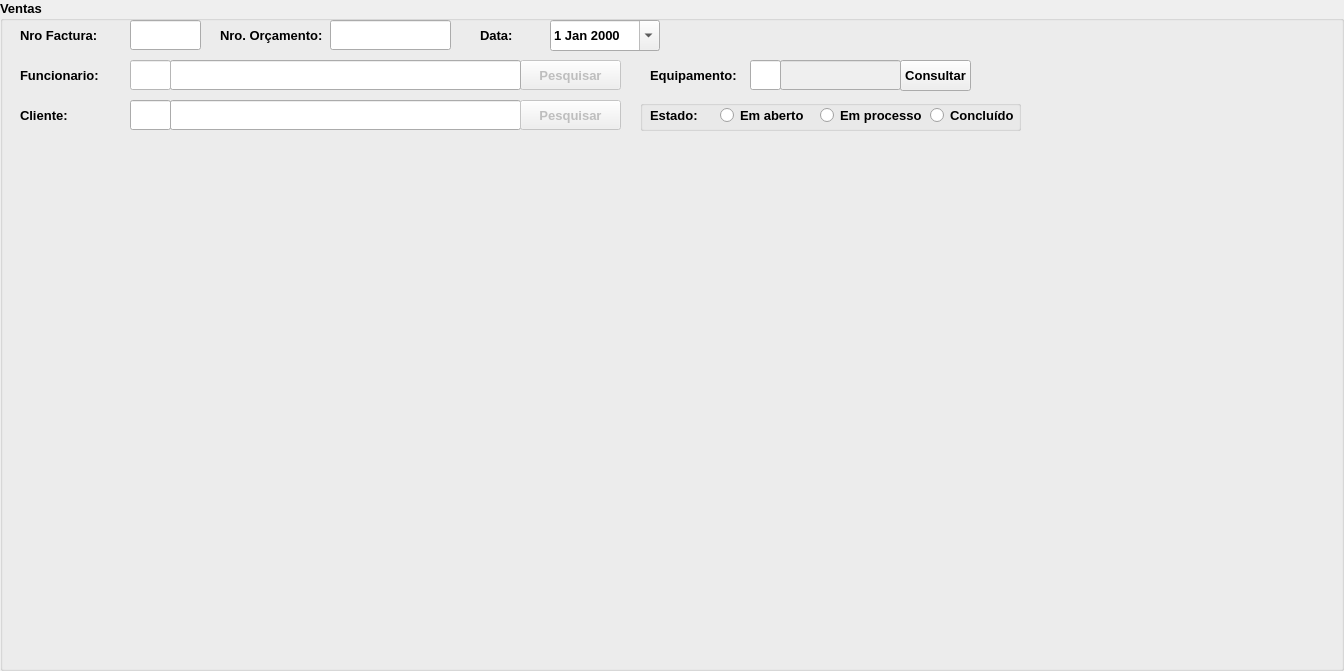
  <widget class="QGroupBox" name="groupBox">
   <property name="geometry">
    <rect>
     <x>10</x>
     <y>10</y>
     <width>1344</width>
     <height>671</height>
    </rect>
   </property>
   <property name="font">
    <font>
     <pointsize>10</pointsize>
     <weight>75</weight>
     <bold>true</bold>
    </font>
   </property>
   <property name="title">
    <string>Ventas</string>
   </property>
   <property name="flat">
    <bool>false</bool>
   </property>
   <widget class="QLineEdit" name="txtcod">
    <property name="enabled">
     <bool>false</bool>
    </property>
    <property name="geometry">
     <rect>
      <x>130</x>
      <y>20</y>
      <width>71</width>
      <height>30</height>
     </rect>
    </property>
    <property name="palette">
     <palette>
      <active>
       <colorrole role="WindowText">
        <brush brushstyle="SolidPattern">
         <color alpha="255">
          <red>0</red>
          <green>0</green>
          <blue>0</blue>
         </color>
        </brush>
       </colorrole>
       <colorrole role="Midlight">
        <brush brushstyle="SolidPattern">
         <color alpha="255">
          <red>227</red>
          <green>227</green>
          <blue>227</blue>
         </color>
        </brush>
       </colorrole>
       <colorrole role="Text">
        <brush brushstyle="SolidPattern">
         <color alpha="255">
          <red>0</red>
          <green>0</green>
          <blue>0</blue>
         </color>
        </brush>
       </colorrole>
       <colorrole role="ButtonText">
        <brush brushstyle="SolidPattern">
         <color alpha="255">
          <red>0</red>
          <green>0</green>
          <blue>0</blue>
         </color>
        </brush>
       </colorrole>
       <colorrole role="Base">
        <brush brushstyle="SolidPattern">
         <color alpha="255">
          <red>255</red>
          <green>255</green>
          <blue>255</blue>
         </color>
        </brush>
       </colorrole>
      </active>
      <inactive>
       <colorrole role="WindowText">
        <brush brushstyle="SolidPattern">
         <color alpha="255">
          <red>0</red>
          <green>0</green>
          <blue>0</blue>
         </color>
        </brush>
       </colorrole>
       <colorrole role="Midlight">
        <brush brushstyle="SolidPattern">
         <color alpha="255">
          <red>227</red>
          <green>227</green>
          <blue>227</blue>
         </color>
        </brush>
       </colorrole>
       <colorrole role="Text">
        <brush brushstyle="SolidPattern">
         <color alpha="255">
          <red>0</red>
          <green>0</green>
          <blue>0</blue>
         </color>
        </brush>
       </colorrole>
       <colorrole role="ButtonText">
        <brush brushstyle="SolidPattern">
         <color alpha="255">
          <red>0</red>
          <green>0</green>
          <blue>0</blue>
         </color>
        </brush>
       </colorrole>
       <colorrole role="Base">
        <brush brushstyle="SolidPattern">
         <color alpha="255">
          <red>255</red>
          <green>255</green>
          <blue>255</blue>
         </color>
        </brush>
       </colorrole>
      </inactive>
      <disabled>
       <colorrole role="WindowText">
        <brush brushstyle="SolidPattern">
         <color alpha="255">
          <red>0</red>
          <green>0</green>
          <blue>0</blue>
         </color>
        </brush>
       </colorrole>
       <colorrole role="Midlight">
        <brush brushstyle="SolidPattern">
         <color alpha="255">
          <red>229</red>
          <green>229</green>
          <blue>229</blue>
         </color>
        </brush>
       </colorrole>
       <colorrole role="Text">
        <brush brushstyle="SolidPattern">
         <color alpha="255">
          <red>0</red>
          <green>0</green>
          <blue>0</blue>
         </color>
        </brush>
       </colorrole>
       <colorrole role="ButtonText">
        <brush brushstyle="SolidPattern">
         <color alpha="255">
          <red>0</red>
          <green>0</green>
          <blue>0</blue>
         </color>
        </brush>
       </colorrole>
       <colorrole role="Base">
        <brush brushstyle="SolidPattern">
         <color alpha="255">
          <red>255</red>
          <green>255</green>
          <blue>255</blue>
         </color>
        </brush>
       </colorrole>
      </disabled>
     </palette>
    </property>
    <property name="styleSheet">
     <string notr="true"/>
    </property>
   </widget>
   <widget class="QLabel" name="label">
    <property name="geometry">
     <rect>
      <x>20</x>
      <y>20</y>
      <width>121</width>
      <height>31</height>
     </rect>
    </property>
    <property name="text">
     <string>Nro Factura:</string>
    </property>
   </widget>
   <widget class="QLabel" name="label_4">
    <property name="geometry">
     <rect>
      <x>20</x>
      <y>100</y>
      <width>71</width>
      <height>31</height>
     </rect>
    </property>
    <property name="text">
     <string>Cliente:</string>
    </property>
   </widget>
   <widget class="QLineEdit" name="txtcodcliente">
    <property name="geometry">
     <rect>
      <x>130</x>
      <y>100</y>
      <width>41</width>
      <height>30</height>
     </rect>
    </property>
   </widget>
   <widget class="QLineEdit" name="txtnomcliente">
    <property name="enabled">
     <bool>false</bool>
    </property>
    <property name="geometry">
     <rect>
      <x>170</x>
      <y>100</y>
      <width>351</width>
      <height>30</height>
     </rect>
    </property>
    <property name="palette">
     <palette>
      <active>
       <colorrole role="WindowText">
        <brush brushstyle="SolidPattern">
         <color alpha="255">
          <red>0</red>
          <green>0</green>
          <blue>0</blue>
         </color>
        </brush>
       </colorrole>
       <colorrole role="Midlight">
        <brush brushstyle="SolidPattern">
         <color alpha="255">
          <red>227</red>
          <green>227</green>
          <blue>227</blue>
         </color>
        </brush>
       </colorrole>
       <colorrole role="Text">
        <brush brushstyle="SolidPattern">
         <color alpha="255">
          <red>0</red>
          <green>0</green>
          <blue>0</blue>
         </color>
        </brush>
       </colorrole>
       <colorrole role="ButtonText">
        <brush brushstyle="SolidPattern">
         <color alpha="255">
          <red>0</red>
          <green>0</green>
          <blue>0</blue>
         </color>
        </brush>
       </colorrole>
       <colorrole role="Base">
        <brush brushstyle="SolidPattern">
         <color alpha="255">
          <red>255</red>
          <green>255</green>
          <blue>255</blue>
         </color>
        </brush>
       </colorrole>
      </active>
      <inactive>
       <colorrole role="WindowText">
        <brush brushstyle="SolidPattern">
         <color alpha="255">
          <red>0</red>
          <green>0</green>
          <blue>0</blue>
         </color>
        </brush>
       </colorrole>
       <colorrole role="Midlight">
        <brush brushstyle="SolidPattern">
         <color alpha="255">
          <red>227</red>
          <green>227</green>
          <blue>227</blue>
         </color>
        </brush>
       </colorrole>
       <colorrole role="Text">
        <brush brushstyle="SolidPattern">
         <color alpha="255">
          <red>0</red>
          <green>0</green>
          <blue>0</blue>
         </color>
        </brush>
       </colorrole>
       <colorrole role="ButtonText">
        <brush brushstyle="SolidPattern">
         <color alpha="255">
          <red>0</red>
          <green>0</green>
          <blue>0</blue>
         </color>
        </brush>
       </colorrole>
       <colorrole role="Base">
        <brush brushstyle="SolidPattern">
         <color alpha="255">
          <red>255</red>
          <green>255</green>
          <blue>255</blue>
         </color>
        </brush>
       </colorrole>
      </inactive>
      <disabled>
       <colorrole role="WindowText">
        <brush brushstyle="SolidPattern">
         <color alpha="255">
          <red>0</red>
          <green>0</green>
          <blue>0</blue>
         </color>
        </brush>
       </colorrole>
       <colorrole role="Midlight">
        <brush brushstyle="SolidPattern">
         <color alpha="255">
          <red>229</red>
          <green>229</green>
          <blue>229</blue>
         </color>
        </brush>
       </colorrole>
       <colorrole role="Text">
        <brush brushstyle="SolidPattern">
         <color alpha="255">
          <red>0</red>
          <green>0</green>
          <blue>0</blue>
         </color>
        </brush>
       </colorrole>
       <colorrole role="ButtonText">
        <brush brushstyle="SolidPattern">
         <color alpha="255">
          <red>0</red>
          <green>0</green>
          <blue>0</blue>
         </color>
        </brush>
       </colorrole>
       <colorrole role="Base">
        <brush brushstyle="SolidPattern">
         <color alpha="255">
          <red>255</red>
          <green>255</green>
          <blue>255</blue>
         </color>
        </brush>
       </colorrole>
      </disabled>
     </palette>
    </property>
   </widget>
   <widget class="QPushButton" name="btncliente">
    <property name="enabled">
     <bool>false</bool>
    </property>
    <property name="geometry">
     <rect>
      <x>520</x>
      <y>100</y>
      <width>101</width>
      <height>30</height>
     </rect>
    </property>
    <property name="text">
     <string>Pesquisar</string>
    </property>
   </widget>
   <widget class="QLabel" name="label_5">
    <property name="geometry">
     <rect>
      <x>20</x>
      <y>60</y>
      <width>121</width>
      <height>31</height>
     </rect>
    </property>
    <property name="text">
     <string>Funcionario:</string>
    </property>
   </widget>
   <widget class="QPushButton" name="btnfuncio">
    <property name="enabled">
     <bool>false</bool>
    </property>
    <property name="geometry">
     <rect>
      <x>520</x>
      <y>60</y>
      <width>101</width>
      <height>30</height>
     </rect>
    </property>
    <property name="text">
     <string>Pesquisar</string>
    </property>
   </widget>
   <widget class="QLineEdit" name="txtnomfuncio">
    <property name="enabled">
     <bool>false</bool>
    </property>
    <property name="geometry">
     <rect>
      <x>170</x>
      <y>60</y>
      <width>351</width>
      <height>30</height>
     </rect>
    </property>
    <property name="palette">
     <palette>
      <active>
       <colorrole role="WindowText">
        <brush brushstyle="SolidPattern">
         <color alpha="255">
          <red>0</red>
          <green>0</green>
          <blue>0</blue>
         </color>
        </brush>
       </colorrole>
       <colorrole role="Midlight">
        <brush brushstyle="SolidPattern">
         <color alpha="255">
          <red>227</red>
          <green>227</green>
          <blue>227</blue>
         </color>
        </brush>
       </colorrole>
       <colorrole role="Text">
        <brush brushstyle="SolidPattern">
         <color alpha="255">
          <red>0</red>
          <green>0</green>
          <blue>0</blue>
         </color>
        </brush>
       </colorrole>
       <colorrole role="ButtonText">
        <brush brushstyle="SolidPattern">
         <color alpha="255">
          <red>0</red>
          <green>0</green>
          <blue>0</blue>
         </color>
        </brush>
       </colorrole>
       <colorrole role="Base">
        <brush brushstyle="SolidPattern">
         <color alpha="255">
          <red>255</red>
          <green>255</green>
          <blue>255</blue>
         </color>
        </brush>
       </colorrole>
      </active>
      <inactive>
       <colorrole role="WindowText">
        <brush brushstyle="SolidPattern">
         <color alpha="255">
          <red>0</red>
          <green>0</green>
          <blue>0</blue>
         </color>
        </brush>
       </colorrole>
       <colorrole role="Midlight">
        <brush brushstyle="SolidPattern">
         <color alpha="255">
          <red>227</red>
          <green>227</green>
          <blue>227</blue>
         </color>
        </brush>
       </colorrole>
       <colorrole role="Text">
        <brush brushstyle="SolidPattern">
         <color alpha="255">
          <red>0</red>
          <green>0</green>
          <blue>0</blue>
         </color>
        </brush>
       </colorrole>
       <colorrole role="ButtonText">
        <brush brushstyle="SolidPattern">
         <color alpha="255">
          <red>0</red>
          <green>0</green>
          <blue>0</blue>
         </color>
        </brush>
       </colorrole>
       <colorrole role="Base">
        <brush brushstyle="SolidPattern">
         <color alpha="255">
          <red>255</red>
          <green>255</green>
          <blue>255</blue>
         </color>
        </brush>
       </colorrole>
      </inactive>
      <disabled>
       <colorrole role="WindowText">
        <brush brushstyle="SolidPattern">
         <color alpha="255">
          <red>0</red>
          <green>0</green>
          <blue>0</blue>
         </color>
        </brush>
       </colorrole>
       <colorrole role="Midlight">
        <brush brushstyle="SolidPattern">
         <color alpha="255">
          <red>229</red>
          <green>229</green>
          <blue>229</blue>
         </color>
        </brush>
       </colorrole>
       <colorrole role="Text">
        <brush brushstyle="SolidPattern">
         <color alpha="255">
          <red>0</red>
          <green>0</green>
          <blue>0</blue>
         </color>
        </brush>
       </colorrole>
       <colorrole role="ButtonText">
        <brush brushstyle="SolidPattern">
         <color alpha="255">
          <red>0</red>
          <green>0</green>
          <blue>0</blue>
         </color>
        </brush>
       </colorrole>
       <colorrole role="Base">
        <brush brushstyle="SolidPattern">
         <color alpha="255">
          <red>255</red>
          <green>255</green>
          <blue>255</blue>
         </color>
        </brush>
       </colorrole>
      </disabled>
     </palette>
    </property>
   </widget>
   <widget class="QLineEdit" name="txtcodfuncio">
    <property name="enabled">
     <bool>false</bool>
    </property>
    <property name="geometry">
     <rect>
      <x>130</x>
      <y>60</y>
      <width>41</width>
      <height>30</height>
     </rect>
    </property>
    <property name="palette">
     <palette>
      <active>
       <colorrole role="WindowText">
        <brush brushstyle="SolidPattern">
         <color alpha="255">
          <red>0</red>
          <green>0</green>
          <blue>0</blue>
         </color>
        </brush>
       </colorrole>
       <colorrole role="Text">
        <brush brushstyle="SolidPattern">
         <color alpha="255">
          <red>0</red>
          <green>0</green>
          <blue>0</blue>
         </color>
        </brush>
       </colorrole>
       <colorrole role="BrightText">
        <brush brushstyle="SolidPattern">
         <color alpha="255">
          <red>255</red>
          <green>255</green>
          <blue>255</blue>
         </color>
        </brush>
       </colorrole>
       <colorrole role="ButtonText">
        <brush brushstyle="SolidPattern">
         <color alpha="255">
          <red>0</red>
          <green>0</green>
          <blue>0</blue>
         </color>
        </brush>
       </colorrole>
       <colorrole role="Base">
        <brush brushstyle="SolidPattern">
         <color alpha="255">
          <red>255</red>
          <green>255</green>
          <blue>255</blue>
         </color>
        </brush>
       </colorrole>
       <colorrole role="Window">
        <brush brushstyle="SolidPattern">
         <color alpha="255">
          <red>240</red>
          <green>240</green>
          <blue>240</blue>
         </color>
        </brush>
       </colorrole>
      </active>
      <inactive>
       <colorrole role="WindowText">
        <brush brushstyle="SolidPattern">
         <color alpha="255">
          <red>0</red>
          <green>0</green>
          <blue>0</blue>
         </color>
        </brush>
       </colorrole>
       <colorrole role="Text">
        <brush brushstyle="SolidPattern">
         <color alpha="255">
          <red>0</red>
          <green>0</green>
          <blue>0</blue>
         </color>
        </brush>
       </colorrole>
       <colorrole role="BrightText">
        <brush brushstyle="SolidPattern">
         <color alpha="255">
          <red>255</red>
          <green>255</green>
          <blue>255</blue>
         </color>
        </brush>
       </colorrole>
       <colorrole role="ButtonText">
        <brush brushstyle="SolidPattern">
         <color alpha="255">
          <red>0</red>
          <green>0</green>
          <blue>0</blue>
         </color>
        </brush>
       </colorrole>
       <colorrole role="Base">
        <brush brushstyle="SolidPattern">
         <color alpha="255">
          <red>255</red>
          <green>255</green>
          <blue>255</blue>
         </color>
        </brush>
       </colorrole>
       <colorrole role="Window">
        <brush brushstyle="SolidPattern">
         <color alpha="255">
          <red>240</red>
          <green>240</green>
          <blue>240</blue>
         </color>
        </brush>
       </colorrole>
      </inactive>
      <disabled>
       <colorrole role="WindowText">
        <brush brushstyle="SolidPattern">
         <color alpha="255">
          <red>0</red>
          <green>0</green>
          <blue>0</blue>
         </color>
        </brush>
       </colorrole>
       <colorrole role="Text">
        <brush brushstyle="SolidPattern">
         <color alpha="255">
          <red>0</red>
          <green>0</green>
          <blue>0</blue>
         </color>
        </brush>
       </colorrole>
       <colorrole role="BrightText">
        <brush brushstyle="SolidPattern">
         <color alpha="255">
          <red>0</red>
          <green>0</green>
          <blue>0</blue>
         </color>
        </brush>
       </colorrole>
       <colorrole role="ButtonText">
        <brush brushstyle="SolidPattern">
         <color alpha="255">
          <red>0</red>
          <green>0</green>
          <blue>0</blue>
         </color>
        </brush>
       </colorrole>
       <colorrole role="Base">
        <brush brushstyle="SolidPattern">
         <color alpha="255">
          <red>255</red>
          <green>255</green>
          <blue>255</blue>
         </color>
        </brush>
       </colorrole>
       <colorrole role="Window">
        <brush brushstyle="SolidPattern">
         <color alpha="255">
          <red>255</red>
          <green>255</green>
          <blue>255</blue>
         </color>
        </brush>
       </colorrole>
      </disabled>
     </palette>
    </property>
   </widget>
   <widget class="QLineEdit" name="txtnum">
    <property name="geometry">
     <rect>
      <x>330</x>
      <y>20</y>
      <width>121</width>
      <height>30</height>
     </rect>
    </property>
   </widget>
   <widget class="QLabel" name="label_6">
    <property name="geometry">
     <rect>
      <x>220</x>
      <y>20</y>
      <width>111</width>
      <height>31</height>
     </rect>
    </property>
    <property name="text">
     <string>Nro. Orçamento:</string>
    </property>
   </widget>
   <widget class="QLineEdit" name="txtnomequip">
    <property name="enabled">
     <bool>false</bool>
    </property>
    <property name="geometry">
     <rect>
      <x>780</x>
      <y>60</y>
      <width>121</width>
      <height>30</height>
     </rect>
    </property>
   </widget>
   <widget class="QPushButton" name="btnequip">
    <property name="geometry">
     <rect>
      <x>900</x>
      <y>60</y>
      <width>71</width>
      <height>31</height>
     </rect>
    </property>
    <property name="text">
     <string>Consultar</string>
    </property>
   </widget>
   <widget class="QLineEdit" name="txtcodequip">
    <property name="enabled">
     <bool>true</bool>
    </property>
    <property name="geometry">
     <rect>
      <x>750</x>
      <y>60</y>
      <width>31</width>
      <height>30</height>
     </rect>
    </property>
   </widget>
   <widget class="QLabel" name="label_7">
    <property name="geometry">
     <rect>
      <x>650</x>
      <y>60</y>
      <width>91</width>
      <height>31</height>
     </rect>
    </property>
    <property name="text">
     <string>Equipamento:</string>
    </property>
   </widget>
   <widget class="QDateEdit" name="datedata">
    <property name="geometry">
     <rect>
      <x>550</x>
      <y>20</y>
      <width>110</width>
      <height>31</height>
     </rect>
    </property>
    <property name="buttonSymbols">
     <enum>QAbstractSpinBox::NoButtons</enum>
    </property>
    <property name="calendarPopup">
     <bool>true</bool>
    </property>
   </widget>
   <widget class="QLabel" name="label_2">
    <property name="geometry">
     <rect>
      <x>480</x>
      <y>20</y>
      <width>71</width>
      <height>31</height>
     </rect>
    </property>
    <property name="text">
     <string>Data:</string>
    </property>
   </widget>
   <widget class="QGroupBox" name="grouprad">
    <property name="geometry">
     <rect>
      <x>640</x>
      <y>100</y>
      <width>381</width>
      <height>31</height>
     </rect>
    </property>
    <property name="title">
     <string/>
    </property>
    <widget class="QRadioButton" name="radconcluido">
     <property name="geometry">
      <rect>
       <x>290</x>
       <y>0</y>
       <width>91</width>
       <height>31</height>
      </rect>
     </property>
     <property name="text">
      <string>Concluído</string>
     </property>
    </widget>
    <widget class="QLabel" name="label_8">
     <property name="geometry">
      <rect>
       <x>10</x>
       <y>0</y>
       <width>61</width>
       <height>31</height>
      </rect>
     </property>
     <property name="text">
      <string>Estado:</string>
     </property>
    </widget>
    <widget class="QRadioButton" name="radabierto">
     <property name="geometry">
      <rect>
       <x>80</x>
       <y>0</y>
       <width>91</width>
       <height>31</height>
      </rect>
     </property>
     <property name="text">
      <string>Em aberto</string>
     </property>
    </widget>
    <widget class="QRadioButton" name="radproceso">
     <property name="geometry">
      <rect>
       <x>180</x>
       <y>0</y>
       <width>111</width>
       <height>31</height>
      </rect>
     </property>
     <property name="text">
      <string>Em processo</string>
     </property>
    </widget>
   </widget>
  </widget>
